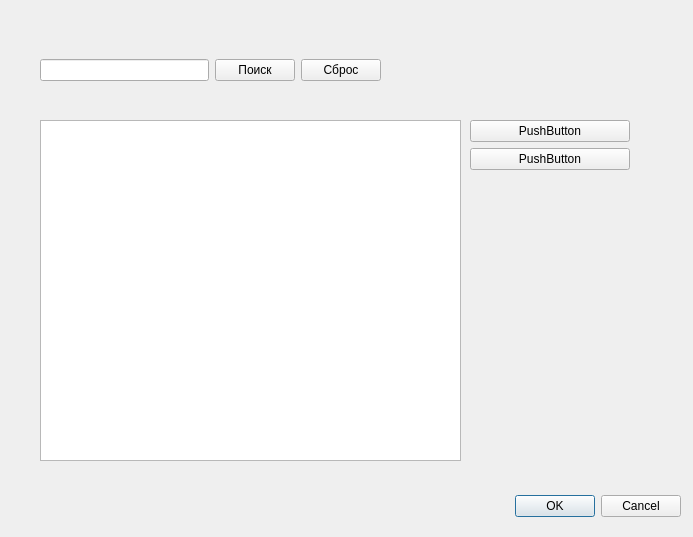
<?xml version="1.0" encoding="UTF-8"?>
<ui version="4.0">
 <class>Customer_choose</class>
 <widget class="QDialog" name="Customer_choose">
  <property name="geometry">
   <rect>
    <x>0</x>
    <y>0</y>
    <width>693</width>
    <height>537</height>
   </rect>
  </property>
  <property name="windowTitle">
   <string>Dialog</string>
  </property>
  <widget class="QDialogButtonBox" name="buttonBox">
   <property name="geometry">
    <rect>
     <x>340</x>
     <y>490</y>
     <width>341</width>
     <height>32</height>
    </rect>
   </property>
   <property name="orientation">
    <enum>Qt::Horizontal</enum>
   </property>
   <property name="standardButtons">
    <set>QDialogButtonBox::Cancel|QDialogButtonBox::Ok</set>
   </property>
  </widget>
  <widget class="QTableView" name="tableView">
   <property name="geometry">
    <rect>
     <x>40</x>
     <y>120</y>
     <width>421</width>
     <height>341</height>
    </rect>
   </property>
  </widget>
  <widget class="QWidget" name="verticalLayoutWidget">
   <property name="geometry">
    <rect>
     <x>470</x>
     <y>120</y>
     <width>160</width>
     <height>311</height>
    </rect>
   </property>
   <layout class="QVBoxLayout" name="verticalLayout">
    <item>
     <widget class="QPushButton" name="pushButton">
      <property name="text">
       <string>PushButton</string>
      </property>
     </widget>
    </item>
    <item>
     <widget class="QPushButton" name="pushButton_2">
      <property name="text">
       <string>PushButton</string>
      </property>
     </widget>
    </item>
    <item>
     <spacer name="verticalSpacer">
      <property name="orientation">
       <enum>Qt::Vertical</enum>
      </property>
      <property name="sizeHint" stdset="0">
       <size>
        <width>20</width>
        <height>40</height>
       </size>
      </property>
     </spacer>
    </item>
   </layout>
  </widget>
  <widget class="QWidget" name="horizontalLayoutWidget">
   <property name="geometry">
    <rect>
     <x>40</x>
     <y>30</y>
     <width>341</width>
     <height>80</height>
    </rect>
   </property>
   <layout class="QHBoxLayout" name="horizontalLayout">
    <item>
     <widget class="QLineEdit" name="lineEdit"/>
    </item>
    <item>
     <widget class="QPushButton" name="pushButton_3">
      <property name="text">
       <string>Поиск</string>
      </property>
     </widget>
    </item>
    <item>
     <widget class="QPushButton" name="pushButton_4">
      <property name="text">
       <string>Сброс</string>
      </property>
     </widget>
    </item>
   </layout>
  </widget>
 </widget>
 <resources/>
 <connections>
  <connection>
   <sender>buttonBox</sender>
   <signal>accepted()</signal>
   <receiver>Customer_choose</receiver>
   <slot>accept()</slot>
   <hints>
    <hint type="sourcelabel">
     <x>248</x>
     <y>254</y>
    </hint>
    <hint type="destinationlabel">
     <x>157</x>
     <y>274</y>
    </hint>
   </hints>
  </connection>
  <connection>
   <sender>buttonBox</sender>
   <signal>rejected()</signal>
   <receiver>Customer_choose</receiver>
   <slot>reject()</slot>
   <hints>
    <hint type="sourcelabel">
     <x>316</x>
     <y>260</y>
    </hint>
    <hint type="destinationlabel">
     <x>286</x>
     <y>274</y>
    </hint>
   </hints>
  </connection>
 </connections>
</ui>
